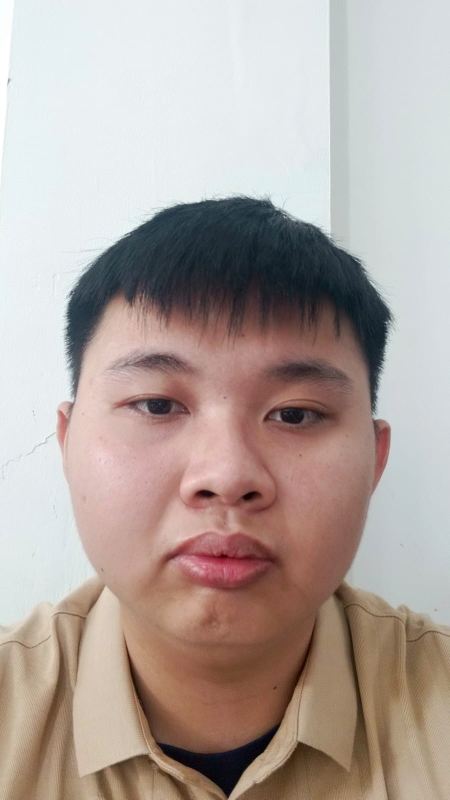
#> input picture My Dataset3/Albert (11).jpg, 899 x 1599 px, found by its file name (shown at 1/2 size); its folder holds only this picture in this run
$ jupyter execute --allow-errors 'Ekstrak Fitur GLCM Saja copy 3.ipynb'   (older library calls are emulated)
#> lines starting #> are read from the running program, lines starting #| are printed output that depends on the picture
[cell 1]
import cv2
import numpy as np
from skimage.feature import graycomatrix, graycoprops
import matplotlib.pyplot as plt
import os
import pandas as pd

[cell 2]
# Fungsi baru untuk ekstraksi fitur GLCM
def extract_glcm_features(image):
    # Kuantisasi gambar untuk mengurangi level intensitas
    levels = 8
    image_quantized = (image // (256 // levels)).astype('uint8')

    # Definisikan jarak dan sudut
    distances = [1, 2]
    angles = [0, np.pi/4, np.pi/2, 3*np.pi/4]  # 0°, 45°, 90°, 135°

    # Hitung GLCM
    glcm = graycomatrix(image_quantized,
                       distances=distances,
                       angles=angles,
                       levels=levels,
                       symmetric=True,
                       normed=True)

    # Ekstrak properti GLCM
    properties = ['homogeneity', 'energy', 'correlation', 'entropy']
    features = []

    for prop in properties:
        feature = graycoprops(glcm, prop)
        features.extend(feature.flatten())

    return np.array(features)

[cell 3]
properties = ['homogeneity', 'energy', 'correlation', 'entropy']
distances = [1, 2]
angles = [0, 45, 90, 135]

feature_names = []

for prop in properties:
    for d in distances:
        for a in angles:
            feature_names.append(f'{prop}_d{d}_a{a}')
#> in process_dataset, image is the input picture: shape (1599, 899, 3); mean B, G, R 158.8, 164.7, 177.6

print(feature_names)
print(f"Total kolom: {len(feature_names)}")

[cell 4]
# Fungsi untuk mendeteksi wajah
def detect_face(img):
    # Load Haar Cascades
    face_classifier = cv2.CascadeClassifier(cv2.data.haarcascades + 'haarcascade_frontalface_default.xml')

    # Konversi gambar ke grayscale
    gray = cv2.cvtColor(img, cv2.COLOR_BGR2GRAY)
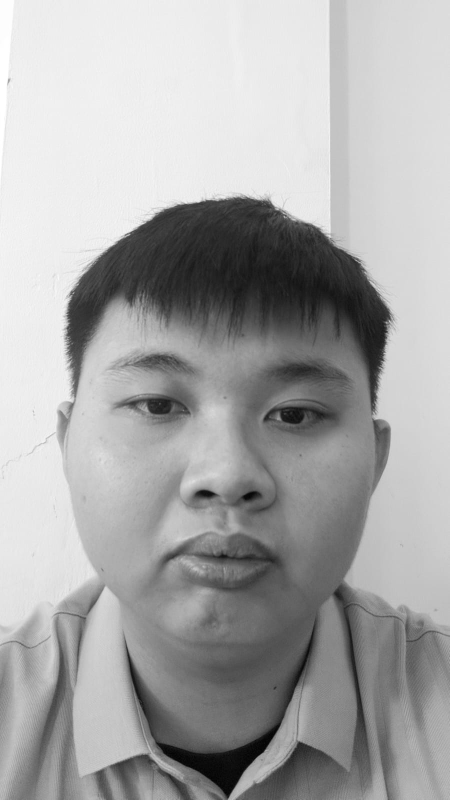
#> gray: shape (1599, 899) (shown at 1/2 size); min 0, max 255, mean 167.9

    # Deteksi wajah
    faces = face_classifier.detectMultiScale(gray, 1.3, 5)
#> faces = [[112, 548, 703, 703]]

    # Periksa jika tidak ada wajah yang terdeteksi
    if len(faces) == 0:
        print("No Face Found")
        return None

    # Crop wajah yang terdeteksi dan simpan dalam list
    cropped_faces = []
    for (x, y, w, h) in faces:
        face_crop = gray[y:y + h, x:x + w]
        cropped_faces.append(face_crop)
#> this loop made 1 pass
#> pass 1, in detect_face, `face_crop = gray[y:y + h, x:x + w]`:
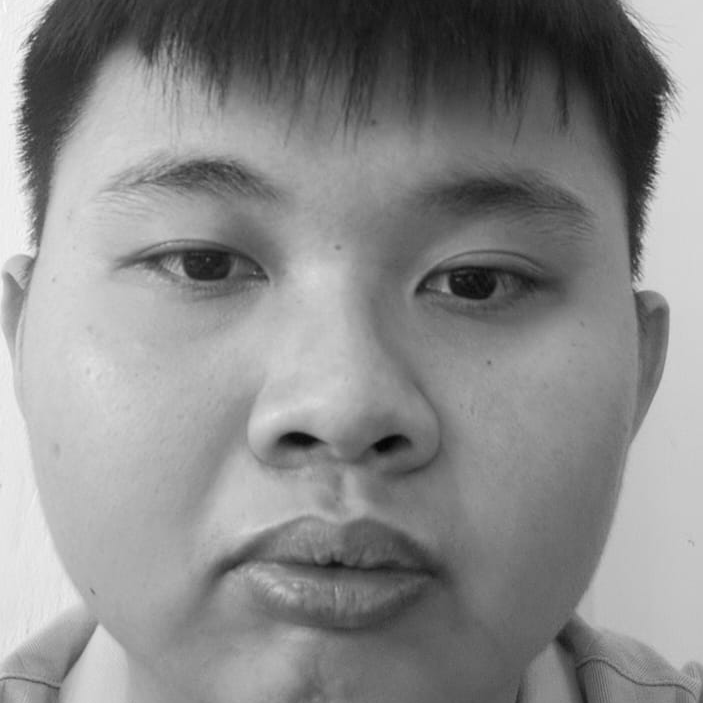
#> face_crop: shape (703, 703); min 5, max 251, mean 137.2
#> after the loop, cropped_faces = 1 item

    return cropped_faces  # Mengembalikan list wajah yang terpotong

[cell 5]
# Fungsi utama untuk memproses dataset
def process_dataset(folder_path):
    # List untuk menyimpan hasil
    features_list = []
    file_names = []

    # Membaca semua file gambar
    for filename in os.listdir(folder_path):
        if filename.endswith(('.jpg', '.png')):
            # Baca gambar
            image_path = os.path.join(folder_path, filename)
            image = cv2.imread(image_path)

            if image is not None:
                # Deteksi wajah
                faces = detect_face(image)
#> faces = 1 item

                if faces:
                    for face in faces:
                        # Resize gambar menjadi 128x128 untuk konsistensi
                        resized_face = cv2.resize(face, (128, 128))

                        # Ekstrak fitur GLCM
                        glcm_features = extract_glcm_features(resized_face)

                        # Simpan hasil
                        features_list.append(glcm_features)
                        file_names.append(filename)
#> this loop made 1 pass
#> (levels in extract_glcm_features, distances in extract_glcm_features, angles in extract_glcm_features, properties in extract_glcm_features) on pass 1: (8, [1, 2], [0, 0.785, 1.57, 2.36], ['homogeneity', 'energy', 'correlation', 'entropy'])
#> pass 1, in extract_glcm_features, `image_quantized = (image // (256 // levels)).astype('uint8')`:
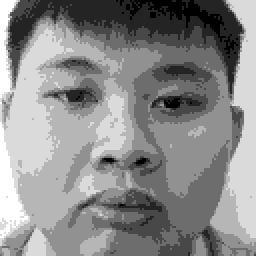
#> image_quantized: shape (128, 128) (shown 2 times larger); min 0, max 7, mean 3.82; drawn with min black and max white
#> after the loop, features_list = 1 item; file_names = ['Albert (11).jpg']
                else:
                    print(f"Tidak ada wajah terdeteksi pada gambar: {image_path}")
            else:
                print(f"Gagal membaca gambar: {image_path}")

    return np.array(features_list), file_names

[cell 6]
def save_features_to_csv(features, filenames, output_file):
    # Definisikan kolom
    # columns = ['filename'] + [f'feature_{i}' for i in range(features.shape[1])]

    columns = ['filename'] + feature_names

    # Buat DataFrame
    data = np.hstack((np.array(filenames).reshape(-1, 1), features))
    print(f"Shape of data: {data.shape}, Shape of columns: {len(columns)}")
    df = pd.DataFrame(data, columns=columns)

    # Simpan ke CSV
    df.to_csv(output_file, index=False)

[cell 7]
# Main function
def main():
    # Path folder dataset
    train_folder_path = "../env/My Dataset3"
    # test_folder_path = "../env/test"

    print("Memulai ekstraksi fitur untuk data latih...")

    # Ekstrak fitur dari dataset pelatihan
    train_features, train_filenames = process_dataset(train_folder_path)
#> train_filenames = ['Albert (11).jpg']
    print(f"Jumlah fitur yang diekstrak: {train_features.shape[1]}")
#| Jumlah fitur yang diekstrak: 32

    # Simpan hasil untuk data latih
    save_features_to_csv(train_features, train_filenames, 'glcm_features_training_dataset_50_6.csv')
#| Shape of data: (1, 33), Shape of columns: 33
#> in save_features_to_csv, `df = pd.DataFrame(data, columns=columns)`: df = table of 1 rows and 33 columns

    # print("Memulai ekstraksi fitur untuk data test...")

    # # Ekstrak fitur dari dataset pengujian
    # test_features, test_filenames = process_dataset(test_folder_path)

    # # Simpan hasil untuk data uji
    # save_features_to_csv(test_features, test_filenames, 'glcm_features_test2.csv')

if __name__ == "__main__":
    main()

[cell 8]
# Main function
def main():
    # Path folder dataset
    # train_folder_path = "../env/My Dataset"
    test_folder_path = "../env/test2"

    # [8 lines of commented-out code are left out]

    print("Memulai ekstraksi fitur untuk data test...")

    # Ekstrak fitur dari dataset pengujian
    test_features, test_filenames = process_dataset(test_folder_path)

$ run again, on My Dataset3/Albert (17).jpg
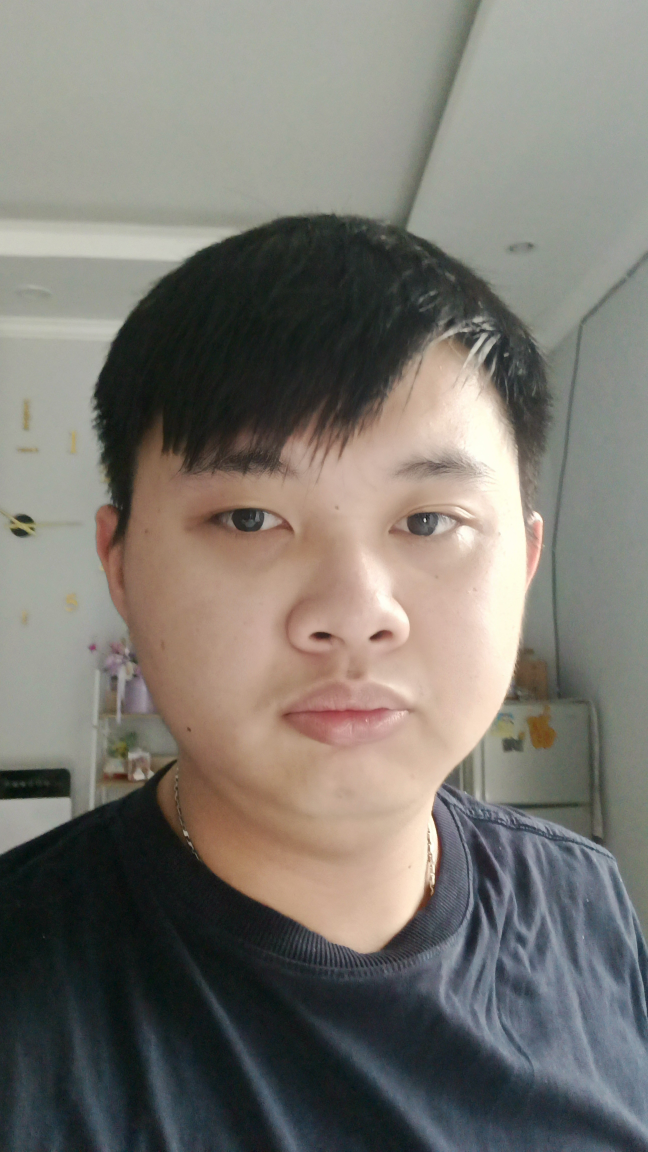
#> input picture My Dataset3/Albert (17).jpg, 2592 x 4608 px, found by its file name (shown at 1/4 size)
#> in process_dataset, image is the input picture: shape (4608, 2592, 3); mean B, G, R 112.3, 119.2, 122.7
#> in detect_face, `gray = cv2.cvtColor(img, cv2.COLOR_BGR2GRAY)`:
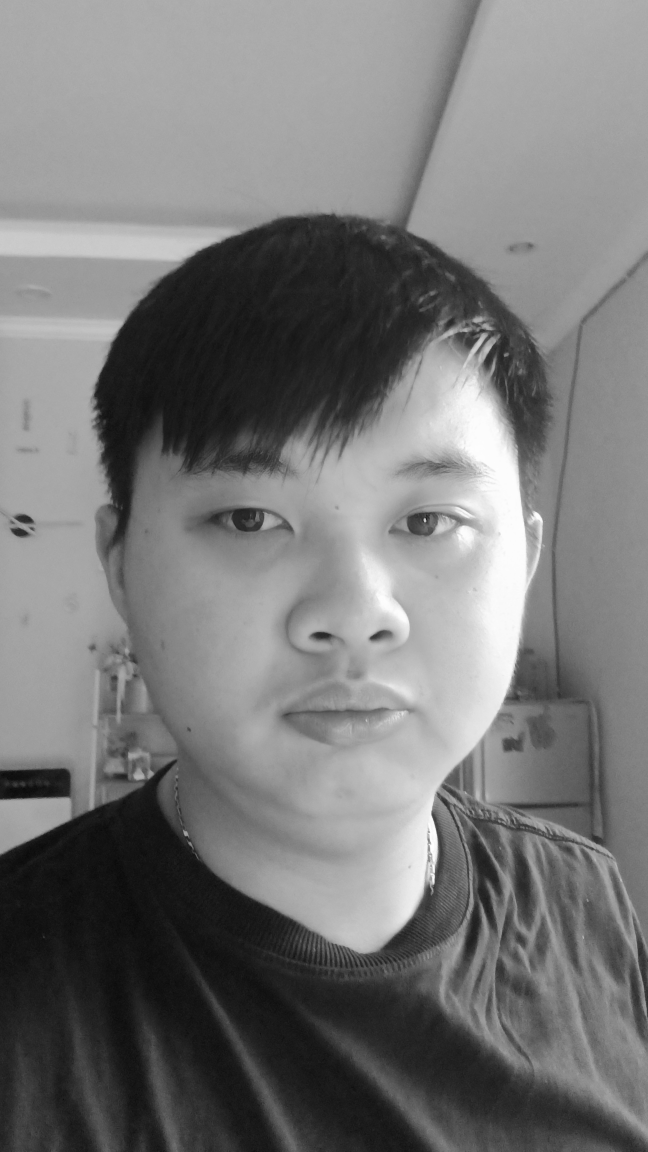
#> gray: shape (4608, 2592) (shown at 1/4 size); min 0, max 254, mean 119.5
#> in detect_face, `faces = face_classifier.detectMultiScale(gray, 1.3, 5)`: faces = [[455, 1429, 1836, 1836]]
#> the loop in detect_face, `for (x, y, w, h) in faces:` made 1 pass
#> after the loop in detect_face, `for (x, y, w, h) in faces:`: cropped_faces = 1 item
#> the loop in process_dataset, `for face in faces:` made 1 pass
#> (levels in extract_glcm_features, distances in extract_glcm_features, angles in extract_glcm_features, properties in extract_glcm_features) on pass 1: (8, [1, 2], [0, 0.785, 1.57, 2.36], ['homogeneity', 'energy', 'correlation', 'entropy'])
#> pass 1, in extract_glcm_features, `image_quantized = (image // (256 // levels)).astype('uint8')`:
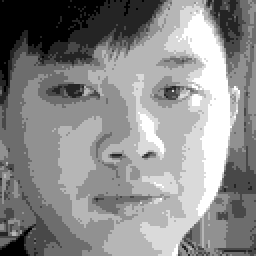
#> image_quantized: shape (128, 128) (shown 2 times larger); min 0, max 7, mean 3.81; drawn with min black and max white
#> after the loop in process_dataset, `for face in faces:`: file_names = ['Albert (17).jpg']
#| Jumlah fitur yang diekstrak: 32
#| Shape of data: (1, 33), Shape of columns: 33
#> df = table of 1 rows and 33 columns

$ run again, on My Dataset3/Albert (26).jpg
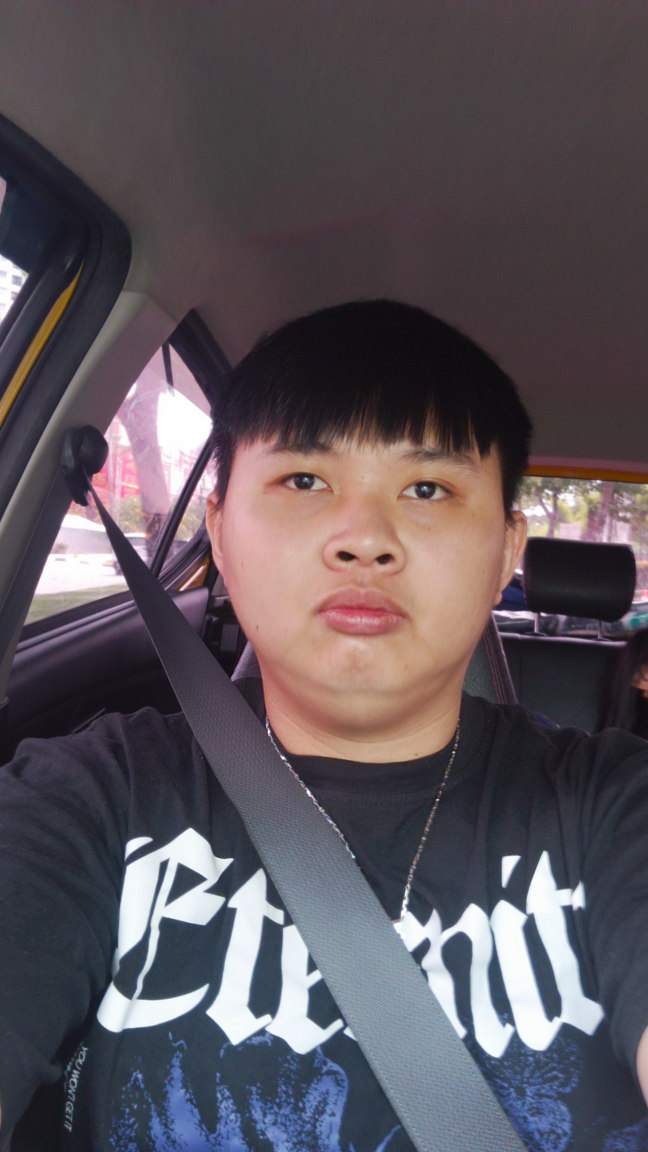
#> input picture My Dataset3/Albert (26).jpg, 2592 x 4608 px, found by its file name (shown at 1/4 size)
#> in process_dataset, image is the input picture: shape (4608, 2592, 3); mean B, G, R 89.4, 82.8, 90.6
#> in detect_face, `gray = cv2.cvtColor(img, cv2.COLOR_BGR2GRAY)`:
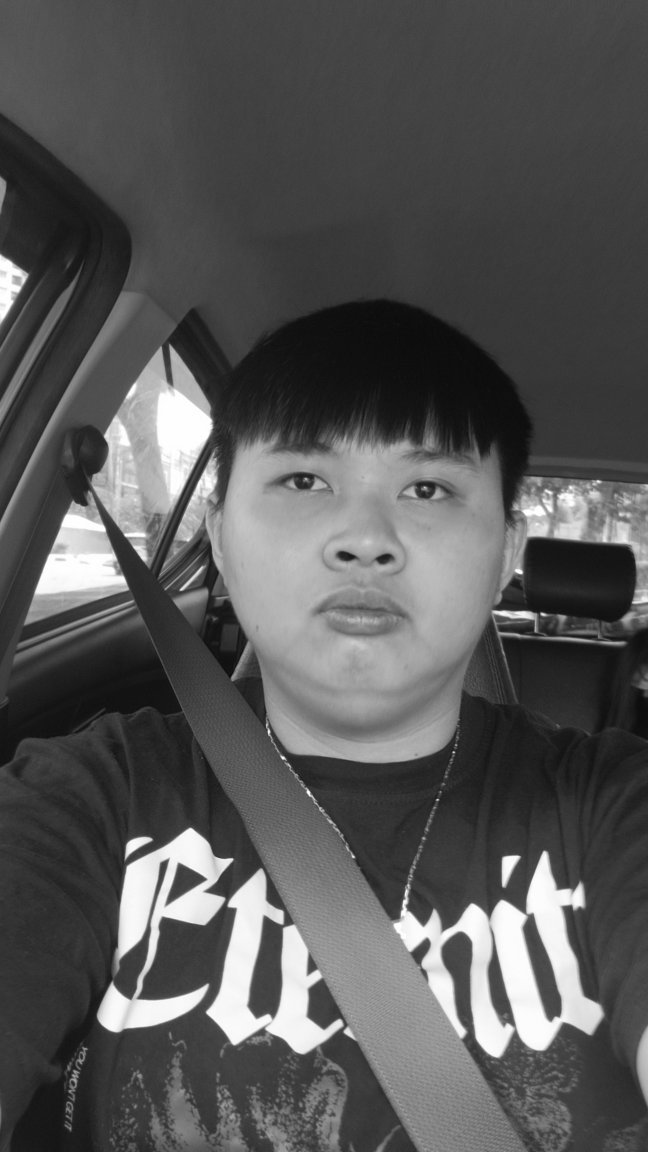
#> gray: shape (4608, 2592) (shown at 1/4 size); min 4, max 255, mean 85.9
#> in detect_face, `faces = face_classifier.detectMultiScale(gray, 1.3, 5)`: faces = [[802, 1433, 1331, 1331]]
#> the loop in detect_face, `for (x, y, w, h) in faces:` made 1 pass
#> after the loop in detect_face, `for (x, y, w, h) in faces:`: cropped_faces = 1 item
#> the loop in process_dataset, `for face in faces:` made 1 pass
#> (levels in extract_glcm_features, distances in extract_glcm_features, angles in extract_glcm_features, properties in extract_glcm_features) on pass 1: (8, [1, 2], [0, 0.785, 1.57, 2.36], ['homogeneity', 'energy', 'correlation', 'entropy'])
#> pass 1, in extract_glcm_features, `image_quantized = (image // (256 // levels)).astype('uint8')`:
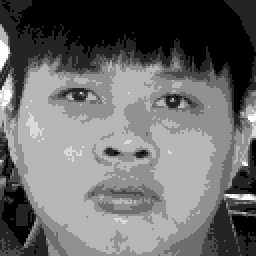
#> image_quantized: shape (128, 128) (shown 2 times larger); min 0, max 7, mean 2.93; drawn with min black and max white
#> after the loop in process_dataset, `for face in faces:`: file_names = ['Albert (26).jpg']
#| Jumlah fitur yang diekstrak: 32
#| Shape of data: (1, 33), Shape of columns: 33
#> df = table of 1 rows and 33 columns

$ run again, on My Dataset3/Albert (12).jpg
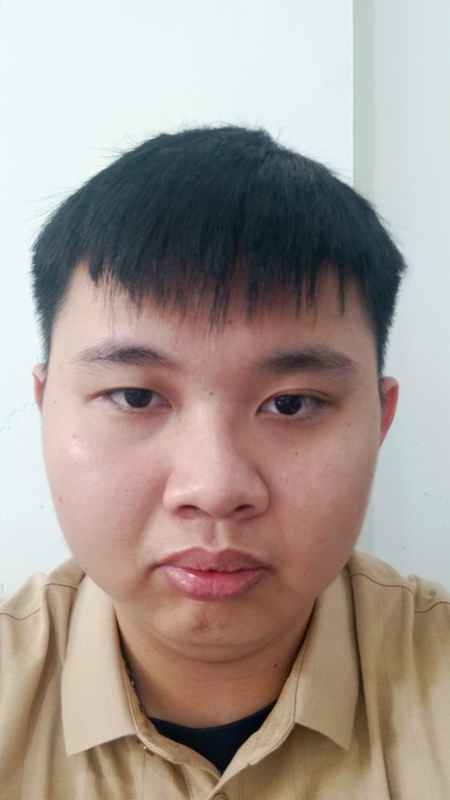
#> input picture My Dataset3/Albert (12).jpg, 899 x 1599 px, found by its file name (shown at 1/2 size)
#> in process_dataset, image is the input picture: shape (1599, 899, 3); mean B, G, R 146.4, 153, 165.8
#> in detect_face, `gray = cv2.cvtColor(img, cv2.COLOR_BGR2GRAY)`:
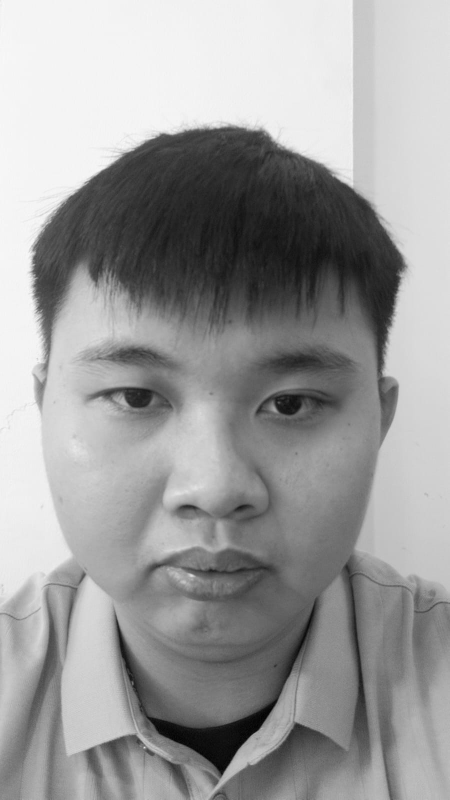
#> gray: shape (1599, 899) (shown at 1/2 size); min 0, max 250, mean 156.1
#> in detect_face, `faces = face_classifier.detectMultiScale(gray, 1.3, 5)`: faces = [[61, 541, 727, 727]]
#> the loop in detect_face, `for (x, y, w, h) in faces:` made 1 pass
#> after the loop in detect_face, `for (x, y, w, h) in faces:`: cropped_faces = 1 item
#> the loop in process_dataset, `for face in faces:` made 1 pass
#> (levels in extract_glcm_features, distances in extract_glcm_features, angles in extract_glcm_features, properties in extract_glcm_features) on pass 1: (8, [1, 2], [0, 0.785, 1.57, 2.36], ['homogeneity', 'energy', 'correlation', 'entropy'])
#> pass 1, in extract_glcm_features, `image_quantized = (image // (256 // levels)).astype('uint8')`:
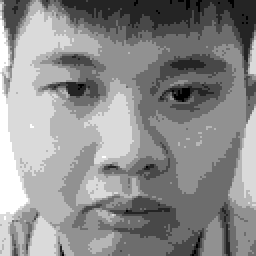
#> image_quantized: shape (128, 128) (shown 2 times larger); min 0, max 7, mean 3.86; drawn with min black and max white
#> after the loop in process_dataset, `for face in faces:`: file_names = ['Albert (12).jpg']
#| Jumlah fitur yang diekstrak: 32
#| Shape of data: (1, 33), Shape of columns: 33
#> df = table of 1 rows and 33 columns
